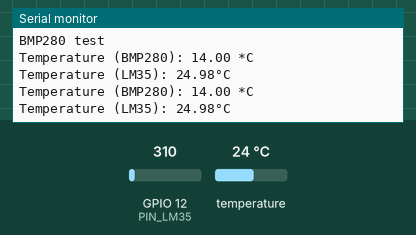
Recording of a sketch running on a simulated ESP32. On the bench: the last lines printed to the serial monitor. The inputs (shaded band) are chosen by the test bench; at power-on: temperature 24 °C, GPIO 12 (PIN_LM35) = 310.

Above: at 3.3 s.
3.4 s: temperature set to 12 °C
At 5.4 s:
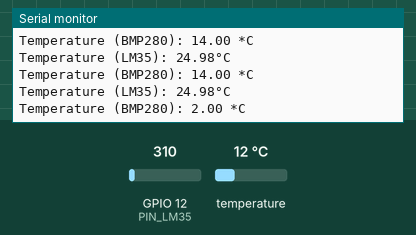
6.7 s: GPIO 12 (PIN_LM35) set to 372
At 8.6 s:
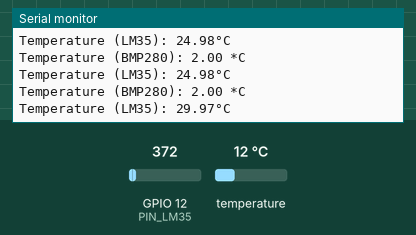
10.0 s: temperature set to 19 °C
At 11.7 s:
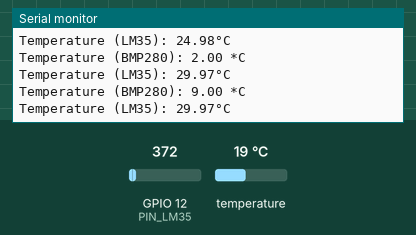
13.3 s: GPIO 12 (PIN_LM35) set to 434
At 16.9 s:
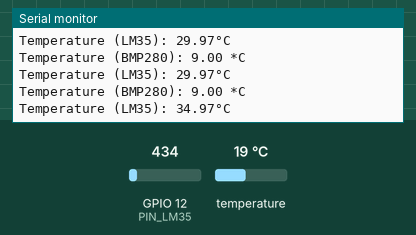
Timing chart, 0 to 17.6 s (numbered marks = the images above; inputs shaded):
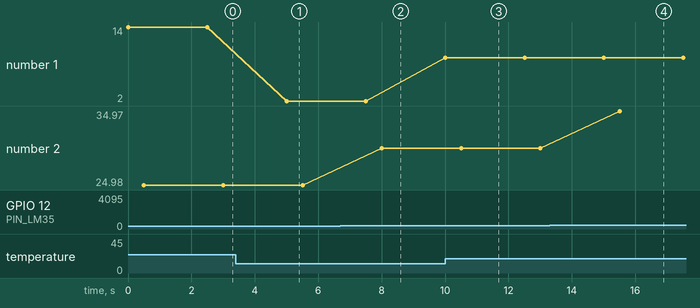

The sketch:

LM35_BMP280.ino
```cpp
#include <Wire.h>
#include <SPI.h>
#include <Adafruit_BMP280.h>

#define BMP_SCK  (13)
#define BMP_MISO (12)
#define BMP_MOSI (11)
#define BMP_CS   (10)

Adafruit_BMP280 bmp; // I2C
//Adafruit_BMP280 bmp(BMP_CS); // hardware SPI
//Adafruit_BMP280 bmp(BMP_CS, BMP_MOSI, BMP_MISO,  BMP_SCK);

//////////////////////////////////////////////////////////////////////////////////////////////////////////
//Voor lm35
#define ADC_VREF_mV    3300.0 // in millivolt
#define ADC_RESOLUTION 4096.0
#define PIN_LM35       12 // ESP32 pin GPIO36 (ADC0) connected to LM35

void setup() {
  Serial.begin(9600);

  while ( !Serial ) delay(100);   // wait for native usb
  Serial.println(F("BMP280 test"));
  unsigned status;
  //status = bmp.begin(BMP280_ADDRESS_ALT, BMP280_CHIPID);
  status = bmp.begin(0x76);
  if (!status) {
    Serial.println(F("Could not find a valid BMP280 sensor, check wiring or "
                      "try a different address!"));
    Serial.print("SensorID was: 0x"); Serial.println(bmp.sensorID(),16);
    Serial.print("        ID of 0xFF probably means a bad address, a BMP 180 or BMP 085\n");
    Serial.print("   ID of 0x56-0x58 represents a BMP 280,\n");
    Serial.print("        ID of 0x60 represents a BME 280.\n");
    Serial.print("        ID of 0x61 represents a BME 680.\n");
    while (1) delay(10);
  }

  /* Default settings from datasheet. */
  bmp.setSampling(Adafruit_BMP280::MODE_NORMAL,     /* Operating Mode. */
                  Adafruit_BMP280::SAMPLING_X2,     /* Temp. oversampling */
                  Adafruit_BMP280::SAMPLING_X16,    /* Pressure oversampling */
                  Adafruit_BMP280::FILTER_X16,      /* Filtering. */
                  Adafruit_BMP280::STANDBY_MS_500); /* Standby time. */

}

void loop() {

/////////////////////////////////////////////////////////////////////////////////////////////////////////
// read the ADC value from the temperature sensor
  int adcVal = analogRead(PIN_LM35);
  // convert the ADC value to voltage in millivolt
  float milliVolt = adcVal * (ADC_VREF_mV / ADC_RESOLUTION);
  // convert the voltage to the temperature in °C
  float tempC = milliVolt / 10;
//////////////////////////////////////////////////////////////////////////////////////////////////////////

    // print the temperature in the Serial Monitor: BMP280
  Serial.print(F("Temperature (BMP280): "));
  Serial.print(bmp.readTemperature()-10);
  Serial.println(" *C");
  delay(500);


  // print the temperature in the Serial Monitor: LM35
  Serial.print("Temperature (LM35): ");
  Serial.print(tempC);   // print the temperature in °C
  Serial.println("°C");
  delay(2000);
  Serial.println(); //clean sheet
}
```

Measured:
- after the input at 3.4 s, the serial monitor: prints a new line after 1.6 s (image 1)
- after the input at 6.7 s, the serial monitor: prints a new line after 1.3 s (image 2)
- after the input at 10.0 s, the serial monitor: prints a new line at once (image 3)
- after the input at 13.3 s, the serial monitor: prints a new line after 2.2 s (image 4)
- plotted number 1: 14 → 2 after the input at 3.4 s, 2 → 9 after the input at 10.0 s
- plotted number 2: 24.98 → 29.97 after the input at 6.7 s, 29.97 → 34.97 after the input at 13.3 s
